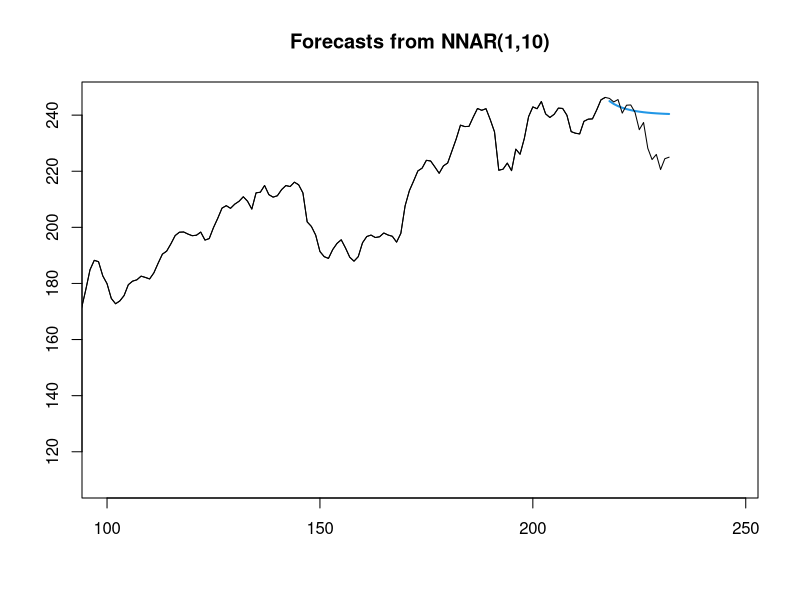
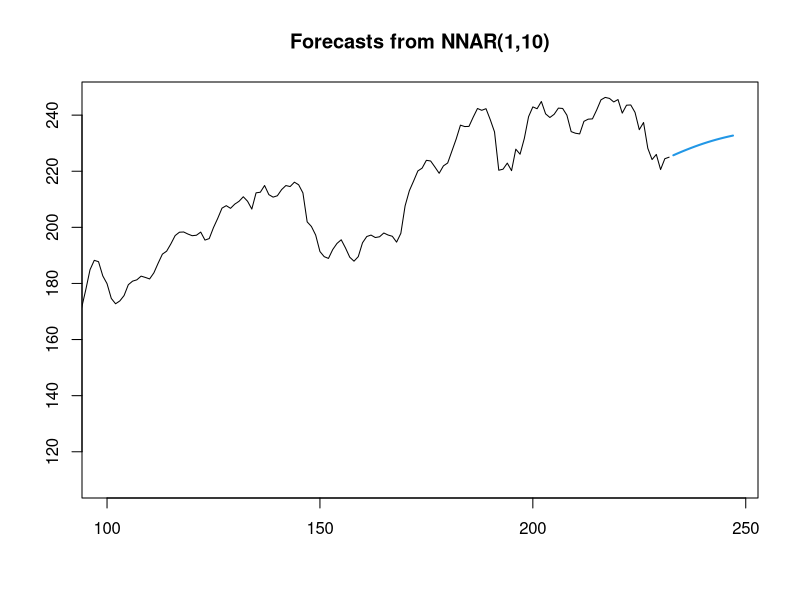
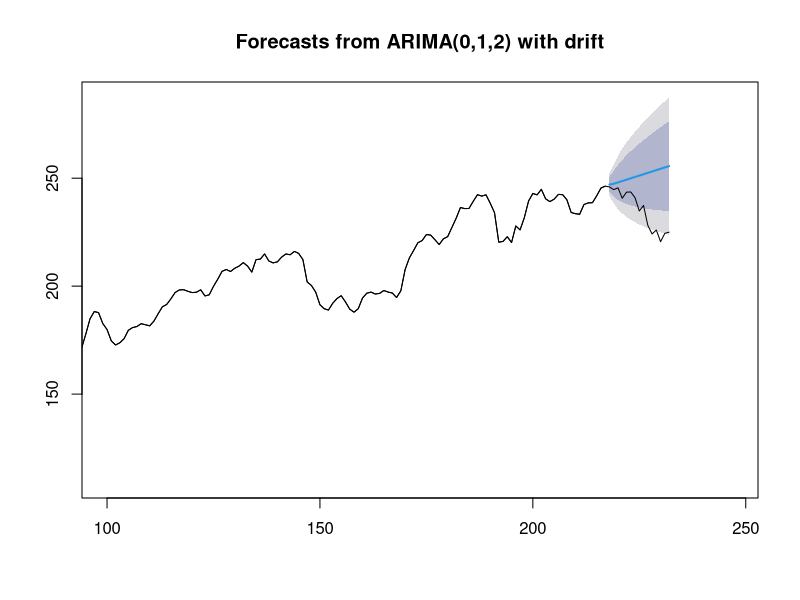
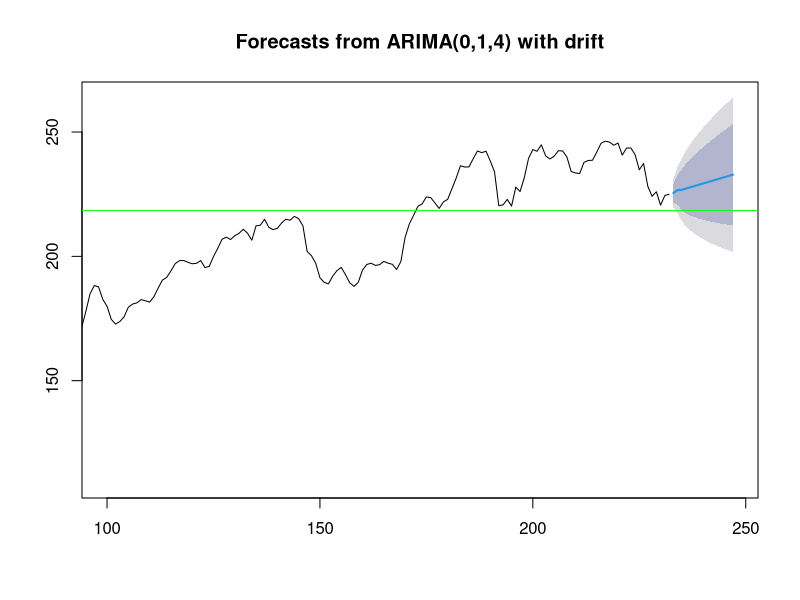

R code for these plots, in order:
# This algorithm uses ARIMA to predict time series data. The hyperparameters 
#  of ARIMA are computed by exhaustive search and thus take some time. 
# The algorithm may be employed to predict stock market data (prices etc.).
# One of my ideas is to apply this automatic ARIMA model to the representation
#  of the time series obtained from LSTM (see MyPythonScripts). By doing
#  that we eliminate the influence of stochastic processes in the market
#  on the final prediction. The advantage of using ARIMA here is that it
#  1) simple and 2) it calculates confidence bounds of the prediction to
#  assess the risk of investments. 
# The algorithm also computes neural network prediction based on the optimal parameters 
#  from ARIMA

library('forecast')

Data <- read.csv('LSTM_Predicted.csv', header = FALSE)
D_r <- as.data.frame(Data[1:(nrow(Data)-15),])
Nsteps <- 15
Max_params <- 10
D <- NA # 1 or NA
Crit <- 'aicc' # 'aic', 'bic', or 'aicc'
root_test <- 'kpss' # 'kpss, 'adf', or 'pp'
seas_test <- 'ocsb' # 'ocsb', or 'ch'
Crit_point_1 <- 218.39
Crit_point_2 <- 37.7

ptm <- proc.time()

Custom_arima <- function(Data, Max_params, D)
{
fit_arima <- auto.arima(Data, d = NA, D = D, max.p = Max_params, max.q = Max_params, 
                        max.P = Max_params, max.Q = Max_params, max.order = 50, 
                        max.d = Max_params, max.D = Max_params, 
                        start.p = 1,
                        start.q = 1, start.P = 1, start.Q = 1, stationary = FALSE,
                        seasonal = TRUE, ic = Crit, stepwise = FALSE,
                        trace = TRUE, approximation = FALSE,
                        truncate = NULL, xreg = NULL, test = root_test,
                        seasonal.test = seas_test, allowdrift = TRUE, allowmean = TRUE,
                        lambda = NULL, biasadj = FALSE, parallel = TRUE, num.cores = 2)
return(fit_arima)
}
arima_test <- Custom_arima(D_r, Max_params, D)
arima_predict <- Custom_arima(Data, Max_params, D)

nnetar_test <- nnetar(D_r[,1], p = arima_test$arma[1], P = arima_test$arma[4], 
                      size = 10)
nnetar_predict <- nnetar(Data[,1], p = arima_predict$arma[1], P = arima_predict$arma[4], 
                         size = 10)

forecast_arimatest <- forecast(arima_test, h = Nsteps)
forecast_arimapredict <- forecast(arima_predict, h = Nsteps)
forecast_nnetartest <- forecast(nnetar_test, h = Nsteps)
forecast_nnetarpredict <- forecast(nnetar_predict, h =Nsteps)

plot(forecast_nnetartest, 
     xlim = c(100, nrow(Data) + Nsteps)) 
lines(Data)
plot(forecast_nnetarpredict, 
     xlim = c(100, nrow(Data) + Nsteps)) 

plot(forecast_arimatest, 
     xlim = c(100, nrow(Data) + Nsteps)) 
lines(Data)
plot(forecast_arimapredict, 
     xlim = c(100, nrow(Data)+Nsteps)) 
abline(h = Crit_point_1, col = 'green')
abline(h = Crit_point_2, col = 'red')

Lower <- as.numeric(forecast_arimapredict$lower[,2])
Upper <- as.numeric(forecast_arimapredict$upper[,2])

Crit_1_risk <- signif((sum(Crit_point_1 - Lower[Lower < Crit_point_1])/
               sum(Upper - Lower)) * 100, 4)
Crit_2_risk <- signif((sum(Crit_point_2 - Lower[Lower < Crit_point_2])/
                sum(Upper-Lower)) * 100, 4)

print(proc.time() - ptm)
print(paste0('Risk of Crit_point_1 is: ', Crit_1_risk, ' %'))
print(paste0('Risk of Crit_point_2 is: ', Crit_2_risk, ' %'))
